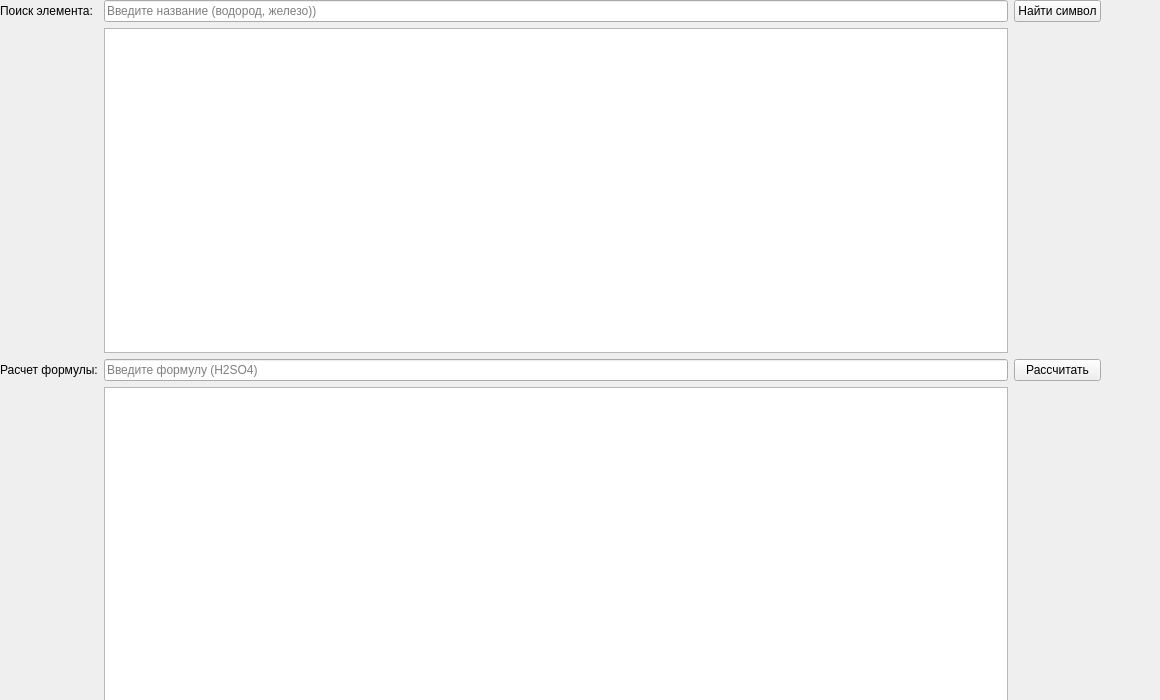
<?xml version="1.0" encoding="UTF-8"?>
<ui version="4.0">
 <class>ChemistryTab</class>
 <widget class="QWidget" name="ChemistryTab">
  <property name="geometry">
   <rect>
    <x>0</x>
    <y>0</y>
    <width>1160</width>
    <height>700</height>
   </rect>
  </property>
  <property name="windowTitle">
   <string>Form</string>
  </property>
  <widget class="QWidget" name="gridLayoutWidget">
   <property name="geometry">
    <rect>
     <x>0</x>
     <y>0</y>
     <width>1101</width>
     <height>711</height>
    </rect>
   </property>
   <layout class="QGridLayout" name="gridLayout">
    <item row="0" column="4">
     <widget class="QPushButton" name="search_btn">
      <property name="text">
       <string>Найти символ</string>
      </property>
     </widget>
    </item>
    <item row="3" column="2">
     <widget class="QTextEdit" name="result_area">
      <property name="readOnly">
       <bool>true</bool>
      </property>
     </widget>
    </item>
    <item row="0" column="1">
     <widget class="QLabel" name="label_search_elem">
      <property name="font">
       <font>
        <family>Arial</family>
       </font>
      </property>
      <property name="text">
       <string>Поиск элемента:</string>
      </property>
     </widget>
    </item>
    <item row="1" column="2">
     <widget class="QTextEdit" name="symbol_result_area">
      <property name="baseSize">
       <size>
        <width>200</width>
        <height>200</height>
       </size>
      </property>
      <property name="readOnly">
       <bool>true</bool>
      </property>
     </widget>
    </item>
    <item row="0" column="2">
     <widget class="QLineEdit" name="element_search">
      <property name="font">
       <font>
        <family>Arial</family>
       </font>
      </property>
      <property name="toolTipDuration">
       <number>-6</number>
      </property>
      <property name="placeholderText">
       <string>Введите название (водород, железо))</string>
      </property>
     </widget>
    </item>
    <item row="2" column="2">
     <widget class="QLineEdit" name="formula_input">
      <property name="placeholderText">
       <string>Введите формулу (H2SO4)</string>
      </property>
     </widget>
    </item>
    <item row="2" column="4">
     <widget class="QPushButton" name="calculate_btn">
      <property name="text">
       <string>Рассчитать</string>
      </property>
     </widget>
    </item>
    <item row="2" column="1">
     <widget class="QLabel" name="label_calc_chem">
      <property name="text">
       <string>Расчет формулы:</string>
      </property>
     </widget>
    </item>
   </layout>
  </widget>
 </widget>
 <resources/>
 <connections/>
</ui>
